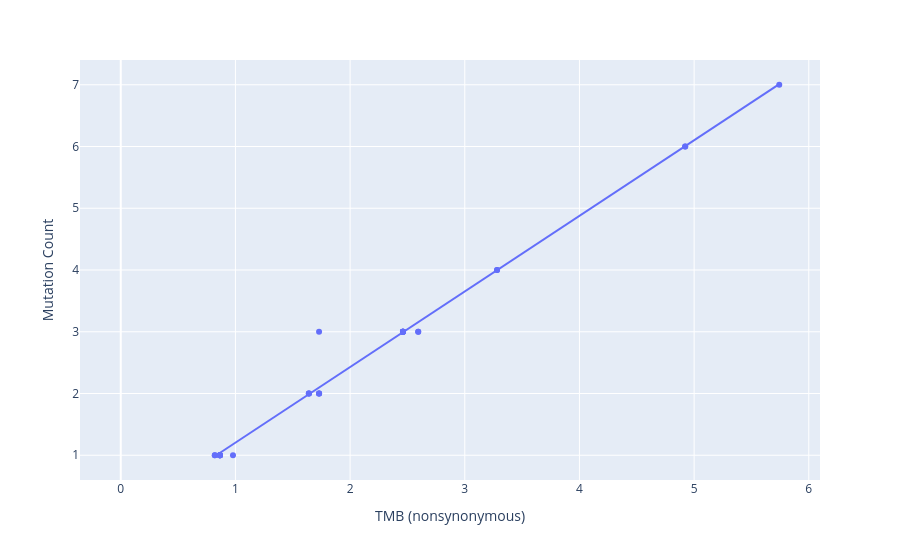

Write notebook code for a chart like this one.
### Markdown cell above
# Scatterplots

### Code cell
fig = px.scatter(

    df,

    x="TMB (nonsynonymous)",

    y="Mutation Count",

    hover_name="Patient ID",

    hover_data=["Sample ID"],

    trendline="ols"

)

fig.show()

### Figure 1 — Plotly figure (JSON) as saved in the notebook; plotly's stock layout.template omitted (floating-point values rounded to 4 significant figures)
{"data": [{"customdata": [["P-0006113-T01-IM5"], ["P-0006113-T02-IM6"], ["P-0013120-T04-IM6"], ["P-0013120-T06-IM6"], ["P-0018770-T02-IM6"], ["P-0018770-T04-IM6"], ["P-0019531-T01-IM6"], ["P-0019531-T05-IM6"], ["P-0022317-T02-IM6"], ["P-0022317-T03-IM6"], ["P-0028971-T01-IM6"], ["P-0028971-T03-IM6"], ["P-0033453-T03-IM6"], ["P-0033453-T04-IM7"], ["P-0035844-T01-IM6"], ["P-0035844-T03-IM7"], ["P-0035844-T04-IM7"], ["P-0045478-T02-IM6"], ["P-0045478-T03-IM7"], ["P-0048073-T01-IM6"], ["P-0048073-T02-IM7"], ["P-0050430-T01-IM6"], ["P-0050430-T03-IM7"], ["P-0051132-T03-IM6"], ["P-0051132-T04-IM7"], ["P-0051453-T01-IM6"], ["P-0051453-T02-IM6"], ["P-0060318-T03-IM7"], ["P-0060318-T04-IM7"], ["P-0060318-T05-IM7"], ["P-0063459-T02-IM7"], ["P-0063459-T03-IM7"], ["P-0068164-T02-IM7"], ["P-0068164-T03-IM7"], ["P-0069477-T02-IM7"], ["P-0069477-T03-IM7"], ["P-0073133-T01-IM7"], ["P-0073133-T02-IM7"], ["P-0074869-T02-IM7"], ["P-0074869-T03-IM7"], ["P-0077663-T01-IM7"], ["P-0077663-T02-IM7"]], "hovertemplate": "<b>%{hovertext}</b><br><br>TMB (nonsynonymous)=%{x}<br>Mutation Count=%{y}<br>Sample ID=%{customdata[0]}<extra></extra>", "hovertext": ["P-0006113", "P-0006113", "P-0013120", "P-0013120", "P-0018770", "P-0018770", "P-0019531", "P-0019531", "P-0022317", "P-0022317", "P-0028971", "P-0028971", "P-0033453", "P-0033453", "P-0035844", "P-0035844", "P-0035844", "P-0045478", "P-0045478", "P-0048073", "P-0048073", "P-0050430", "P-0050430", "P-0051132", "P-0051132", "P-0051453", "P-0051453", "P-0060318", "P-0060318", "P-0060318", "P-0063459", "P-0063459", "P-0068164", "P-0068164", "P-0069477", "P-0069477", "P-0073133", "P-0073133", "P-0074869", "P-0074869", "P-0077663", "P-0077663"], "legendgroup": "", "marker": {"color": "#636efa", "symbol": "circle"}, "mode": "markers", "name": "", "orientation": "v", "showlegend": false, "type": "scatter", "x": [0.9787, 0.8647, 0.0, 0.0, 0.8647, 2.594, 0.0, 0.8647, 0.0, 0.0, 0.8647, 1.729, 2.594, 3.281, 0.8647, 2.461, 2.461, 0.0, 0.0, 1.729, 1.641, 0.8647, 2.461, 0.0, 4.922, 1.729, 1.729, 1.641, 0.8203, 1.641, 0.0, 0.8203, 0.0, 0.0, 0.0, 2.461, 3.281, 2.461, 5.742, 4.922, 2.461, 2.461], "xaxis": "x", "y": [1.0, 1.0, NaN, NaN, 1.0, 3.0, NaN, 1.0, NaN, NaN, 1.0, 2.0, 3.0, 4.0, 1.0, 3.0, 3.0, NaN, NaN, 3.0, 2.0, 1.0, 3.0, NaN, 6.0, 2.0, 2.0, 2.0, 1.0, 2.0, NaN, 1.0, NaN, NaN, NaN, 3.0, 4.0, 3.0, 7.0, 6.0, 3.0, 3.0], "yaxis": "y"}, {"hovertemplate": "<b>OLS trendline</b><br>Mutation Count = 1.22434 * TMB (nonsynonymous) + -0.0205844<br>R<sup>2</sup>=0.987240<br><br>TMB (nonsynonymous)=%{x}<br>Mutation Count=%{y} <b>(trend)</b><extra></extra>", "legendgroup": "", "marker": {"color": "#636efa", "symbol": "circle"}, "mode": "lines", "name": "", "showlegend": false, "type": "scatter", "x": [0.8203, 0.8203, 0.8647, 0.8647, 0.8647, 0.8647, 0.8647, 0.8647, 0.9787, 1.641, 1.641, 1.641, 1.729, 1.729, 1.729, 1.729, 2.461, 2.461, 2.461, 2.461, 2.461, 2.461, 2.461, 2.594, 2.594, 3.281, 3.281, 4.922, 4.922, 5.742], "xaxis": "x", "y": [0.9838, 0.9838, 1.038, 1.038, 1.038, 1.038, 1.038, 1.038, 1.178, 1.988, 1.988, 1.988, 2.097, 2.097, 2.097, 2.097, 2.993, 2.993, 2.993, 2.993, 2.993, 2.993, 2.993, 3.155, 3.155, 3.997, 3.997, 6.006, 6.006, 7.01], "yaxis": "y"}], "layout": {"legend": {"tracegroupgap": 0}, "margin": {"t": 60}, "xaxis": {"anchor": "y", "domain": [0, 1], "title": {"text": "TMB (nonsynonymous)"}}, "yaxis": {"anchor": "x", "domain": [0, 1], "title": {"text": "Mutation Count"}}}}
